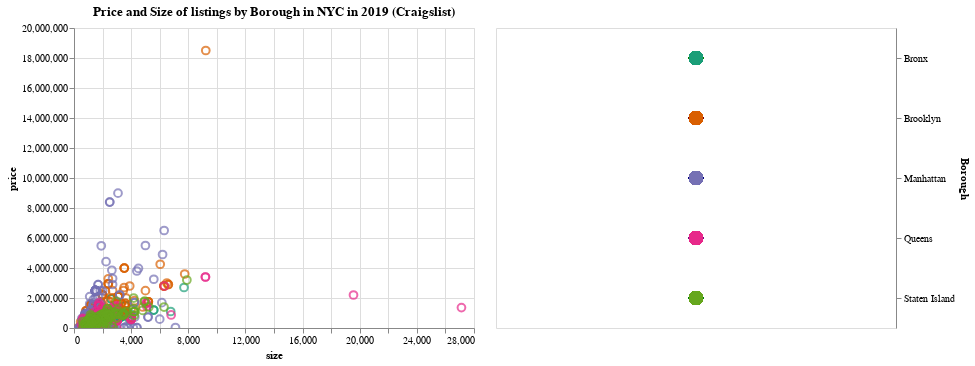

Write a Vega-Lite specification for this figure.
### Vega-Lite specification from a JSON file in a GitHub repository (floating-point values rounded to 4 significant figures; data arrays with more than 128 entries replaced by an {"elided": "..."} marker saying what was removed)
{"config": {"view": {"width": 400, "height": 300}, "mark": {"tooltip": null}}, "hconcat": [{"mark": {"type": "point", "size": 60}, "encoding": {"color": {"condition": {"type": "ordinal", "field": "Borough", "legend": null, "scale": {"scheme": "dark2"}, "selection": "selector384"}, "value": "transparent"}, "tooltip": [{"type": "quantitative", "field": "price"}, {"type": "quantitative", "field": "size"}, {"type": "nominal", "field": "Borough"}], "x": {"type": "quantitative", "field": "size"}, "y": {"type": "quantitative", "field": "price"}}, "selection": {"selector385": {"type": "interval", "bind": "scales", "encodings": ["x", "y"]}}, "title": "Price and Size of listings by Borough in NYC in 2019 (Craigslist)"}, {"mark": {"type": "point", "filled": true, "size": 200}, "encoding": {"color": {"condition": {"type": "ordinal", "field": "Borough", "legend": null, "scale": {"scheme": "dark2"}, "selection": "selector384"}, "value": "transparent"}, "y": {"type": "ordinal", "axis": {"orient": "right"}, "field": "Borough"}}, "selection": {"selector384": {"type": "multi", "fields": ["Borough"]}}}], "data": {"name": "data-0fcf6b7e1b33bf8a99cf92394ede1d7f"}, "$schema": "https://vega.github.io/schema/vega-lite/v3.4.0.json", "datasets": {"data-0fcf6b7e1b33bf8a99cf92394ede1d7f": {"elided": "2579 records"}}}
